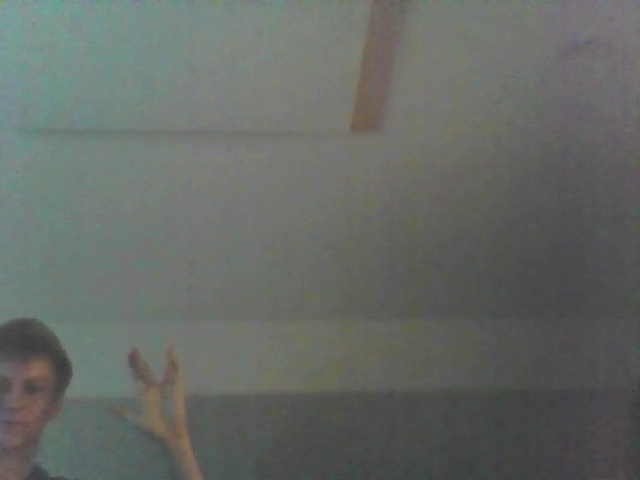
#> input picture Indian-Sign-Language-Recognition-master/train/B/frame107.jpg, 640 x 480 px
$ python preprocessing_surf.py
#> lines starting #> are read from the running program, lines starting #| are printed output that depends on the picture; after the words box and inside, x2 and y2 are one past the last pixel; in counts of white or black regions, pixels touching at a corner belong together
### Indian-Sign-Language-Recognition-master/surf_image_processing.py
import numpy as np
import cv2
import re
from matplotlib import pyplot as plt

def func(path):
#> called with path = 'train/B/frame107.jpg'
    frame = cv2.imread(path)
#> frame is the input picture: shape (480, 640, 3); mean B, G, R 101.8, 105.9, 101.8
    plt.imshow(frame),plt.show()
    if ".DS_Store" not in path:
        frame = cv2.resize(frame,(128,128))
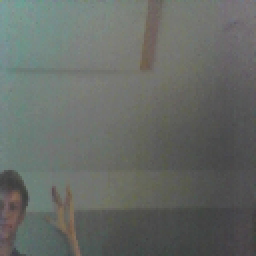
#> frame: shape (128, 128, 3) (shown 2 times larger); mean B, G, R 101.8, 105.9, 101.8

        converted2 = cv2.cvtColor(frame, cv2.COLOR_BGR2GRAY)
        converted = cv2.cvtColor(frame, cv2.COLOR_BGR2HSV) # Convert from RGB to HSV
#> converted: shape (128, 128, 3); mean H, S, V 56, 18.5, 106.9
        #cv2.imshow("original",converted2)

        lowerBoundary = np.array([0,40,30],dtype="uint8")
        upperBoundary = np.array([43,255,254],dtype="uint8")
        skinMask = cv2.inRange(converted, lowerBoundary, upperBoundary)
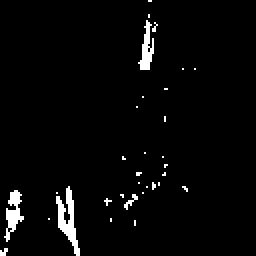
#> skinMask: shape (128, 128) (shown 2 times larger); 3% white; 32 white regions (29 under 20 px), largest, box (x1, y1, x2, y2) and area: (28, 93, 40, 128) 170, (2, 95, 12, 121) 117, (69, 10, 77, 35) 100
        skinMask = cv2.addWeighted(skinMask,0.5,skinMask,0.5,0.0)
        #cv2.imshow("masked",skinMask)
        plt.imshow(skinMask),plt.show()
        skinMask = cv2.medianBlur(skinMask, 5)
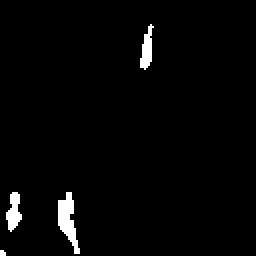
#> skinMask: shape (128, 128) (shown 2 times larger); 2.3% white; 4 white regions (1 under 20 px), largest, box (x1, y1, x2, y2) and area: (29, 96, 40, 127) 172, (3, 96, 11, 116) 98, (70, 12, 77, 35) 91

        skin = cv2.bitwise_and(converted2, converted2, mask = skinMask)
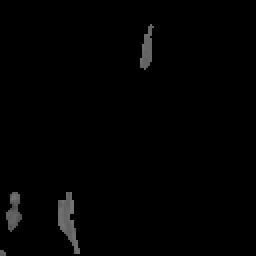
#> skin: shape (128, 128) (shown 2 times larger); min 0, max 117, mean 2.3
        #frame = cv2.addWeighted(frame,1.5,skin,-0.5,0)
        #skin = cv2.bitwise_and(frame, frame, mask = skinMask)

        #skinGray=cv2.cvtColor(skin, cv2.COLOR_BGR2GRAY)
        cv2.imshow("masked2",skin)
        img2 = cv2.Canny(skin,60,60)
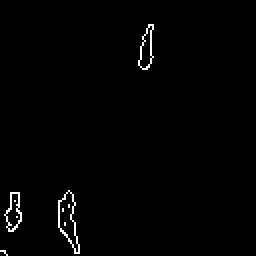
#> img2: shape (128, 128) (shown 2 times larger); 1.1% white in thin lines or dots, all inside (x1, y1, x2, y2) = (0, 12, 77, 128)
        plt.imshow(img2),plt.show()
        #cv2.imshow("edge detection",img2)
        letter = re.search(r"/[A-Z]/", path).group(0)
        print(re.search(r"[a-zA-Z0-9]+\.jpg", path).group(0))
        cv2.imwrite("preprocessed/" + letter + "/" + re.search(r"[a-zA-Z0-9]+\.jpg", path).group(0), img2)
        '''
        hog = cv2.HOGDescriptor()
        h = hog.compute(img2)
        print(len(h))

        '''
#> (the run stopped early here; a loop or call above may not have finished)

$ run again, on Indian-Sign-Language-Recognition-master/train/T/frame103.jpg
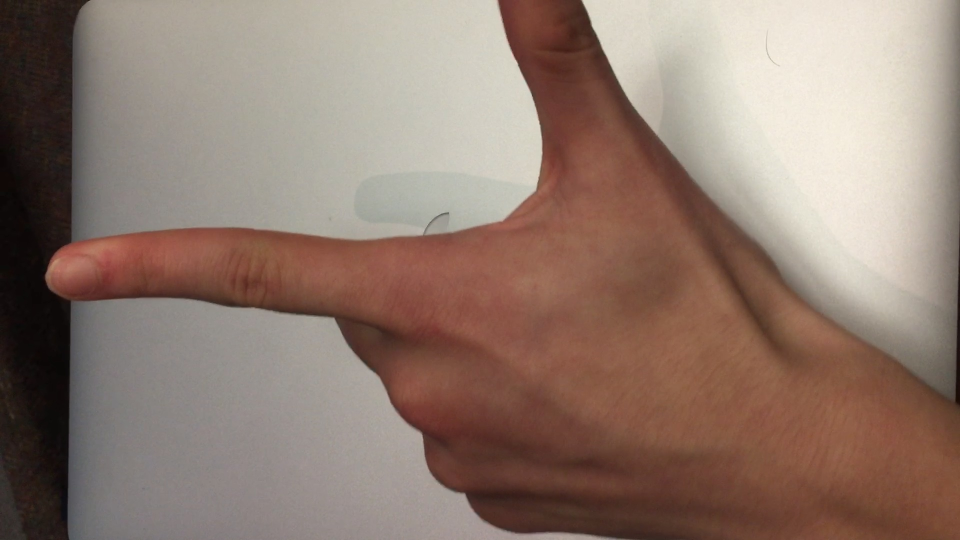
#> input picture Indian-Sign-Language-Recognition-master/train/T/frame103.jpg, 1920 x 1080 px (shown at 1/2 size)
#> in func, frame is the input picture: shape (1080, 1920, 3); mean B, G, R 111.1, 122.4, 143.7
#> frame: shape (128, 128, 3)
#> converted: shape (128, 128, 3); mean H, S, V 16.4, 68.8, 143.7
#> in func, `skinMask = cv2.inRange(converted, lowerBoundary, upperBoundary)`:
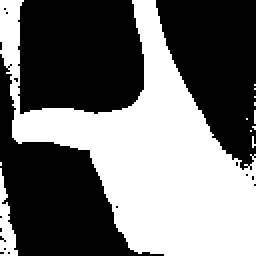
#> skinMask: shape (128, 128) (shown 2 times larger); 44% white; 12 white regions (10 under 20 px), largest, box (x1, y1, x2, y2) and area: (0, 0, 128, 128) 6993, (0, 84, 9, 128) 198
#> in func, `img2 = cv2.Canny(skin,60,60)`:
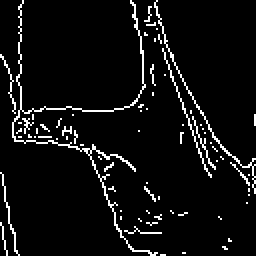
#> img2: shape (128, 128) (shown 2 times larger); 5.9% white in thin lines or dots
